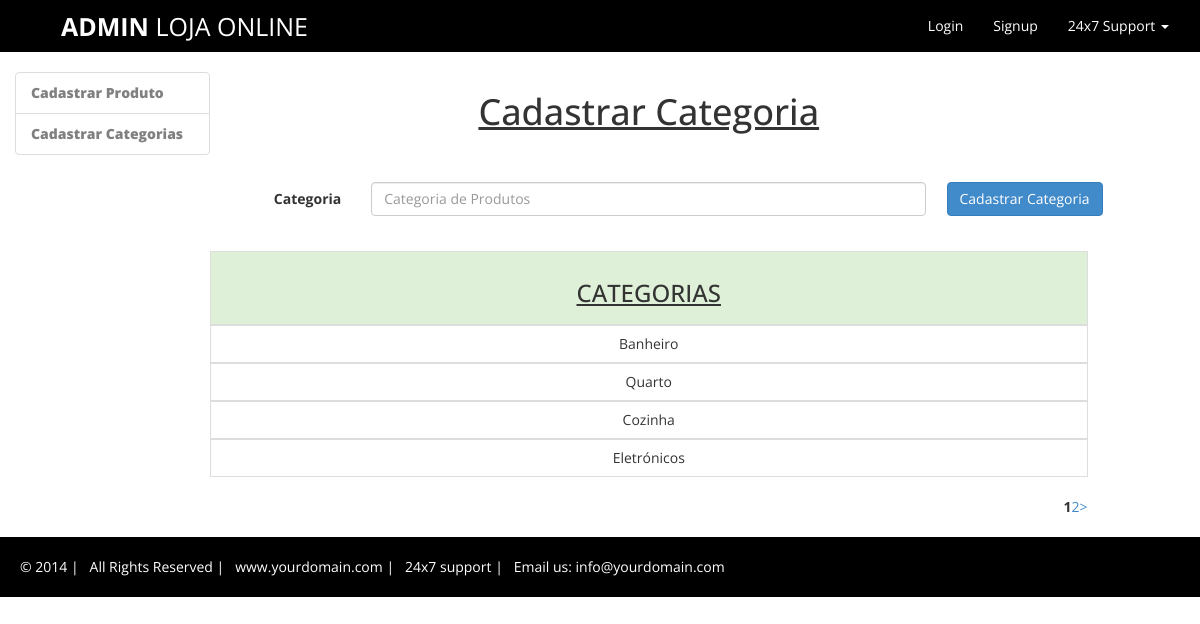
The app's page /index.php/cadastrar/categoria with its own data.
### tables this page shows
CREATE TABLE `categoria_produtos` (
  `id_categoria` int(11) NOT NULL,
  `categoria` varchar(45) DEFAULT NULL
);

### application/views/Admin/Admin.php (called while the page is built, shortened)
<?php
	$this->load->view("Admin/includes/header.php");
	$this->load->view("Admin/pages/$page");
 ?>

### application/controllers/Cadastrar.php (called while the page is built, shortened)
<?php
	class Cadastrar extends CI_Controller{
		public function categoria(){
			$this->load->library('pagination');
			$this->load->model("Model_Categoria","categoria");
			$config['per_page'] = 4;
			$config['base_url'] = '/loja/cadastrar/categoria/';
			$config['total_rows'] = count($this->categoria->listar_categoria());
			$quantidade = $config['per_page'];
			($this->uri->segment(3) != '') ? $inicio = $this->uri->segment(3) : $inicio = 0;
			$dados = [
				"page" => "cadastrar_categoria",
				"title" => "HOME PAGE LOJA",
				"mensagem" => null,
				'categorias' => $this->categoria->listar_categoria($quantidade,$inicio),
			];
			$this->pagination->initialize($config);
			$dados['pagination'] = $this->pagination->create_links();
			$this->load->view("Admin/Admin", $dados);
		}
	}
 ?>

### index.php (called while the page is built, shortened)
<?php
require_once BASEPATH.'core/CodeIgniter.php';

### application/models/Model_Categoria.php (called while the page is built, shortened)
<?php
	class Model_Categoria extends CI_Model{
			private $table = 'categoria_produtos';
			public function listar_categoria($quantidade=0, $inicio = 0){
				if($quantidade > 0) $this->db->limit($quantidade, $inicio);
				$this->db->order_by("id_categoria","DESC");
				$query = $this->db->get($this->table);
				if($query->num_rows() > 0):
					return $query->result();
				else:
					return false;
				endif;
			}
	}

### application/views/Admin/pages/cadastrar_categoria.php (the view, shortened to what this page needs)
		<div class="col-xs-9">
		<h1 class="text-center"><ins>Cadastrar Categoria</ins>	</h1>
			<div class="col--xs-12" style="margin-top: 50px;">
				<form class="form-horizontal" action="<?php echo base_url("Cadastrar/categoria/"); ?>" method="post">
				<div class="form-group">
				    <label for="categoria" class="col-xs-2 control-label">Categoria</label>
				    <div class="col-xs-8">
				      <input type="text" name="categoria" class="form-control" id="categoria" placeholder="Categoria de Produtos">
				    </div>
				<div class="form-group">
					<input type="submit" name="cadastrar" value="Cadastrar Categoria" class="btn  btn-primary pull-right">
				</div>
				</form>
			</div>
			<div class="row">
				<table class="table table-hover table-bordered">
					<thead>
						<tr class="success">
							<td colspan="0" class="text-center"><h3 class=""><ins>CATEGORIAS</ins></h3></td>
						</tr>
					</thead>
					<?php foreach ($categorias as $categoria): ?>
					<tbody>
						<tr>
							<td class="text-center" colspan="2"><?php echo $categoria->categoria; ?></td>
						</tr>
					</tbody>
				<?php endforeach; ?>
				</table>
				<div class="pull-right">
					<?php echo $pagination; ?>
				</div>
			</div>
		</div>
	</div>
</div>

### assets/css/style.css (style rules this page uses)
.text-center { text-align:center; }
h1, h2, h3, h4, h5, h6 { font-family:'Open Sans', sans-serif; }
.row { margin-bottom:10px; }
.btn { margin-bottom:5px; }

### records on screen
categoria_produtos: categoria "Banheiro"
categoria_produtos: categoria "Quarto"
categoria_produtos: categoria "Cozinha"
categoria_produtos: categoria "Eletrónicos"

### other values on screen
$pagination "1 2 >"
